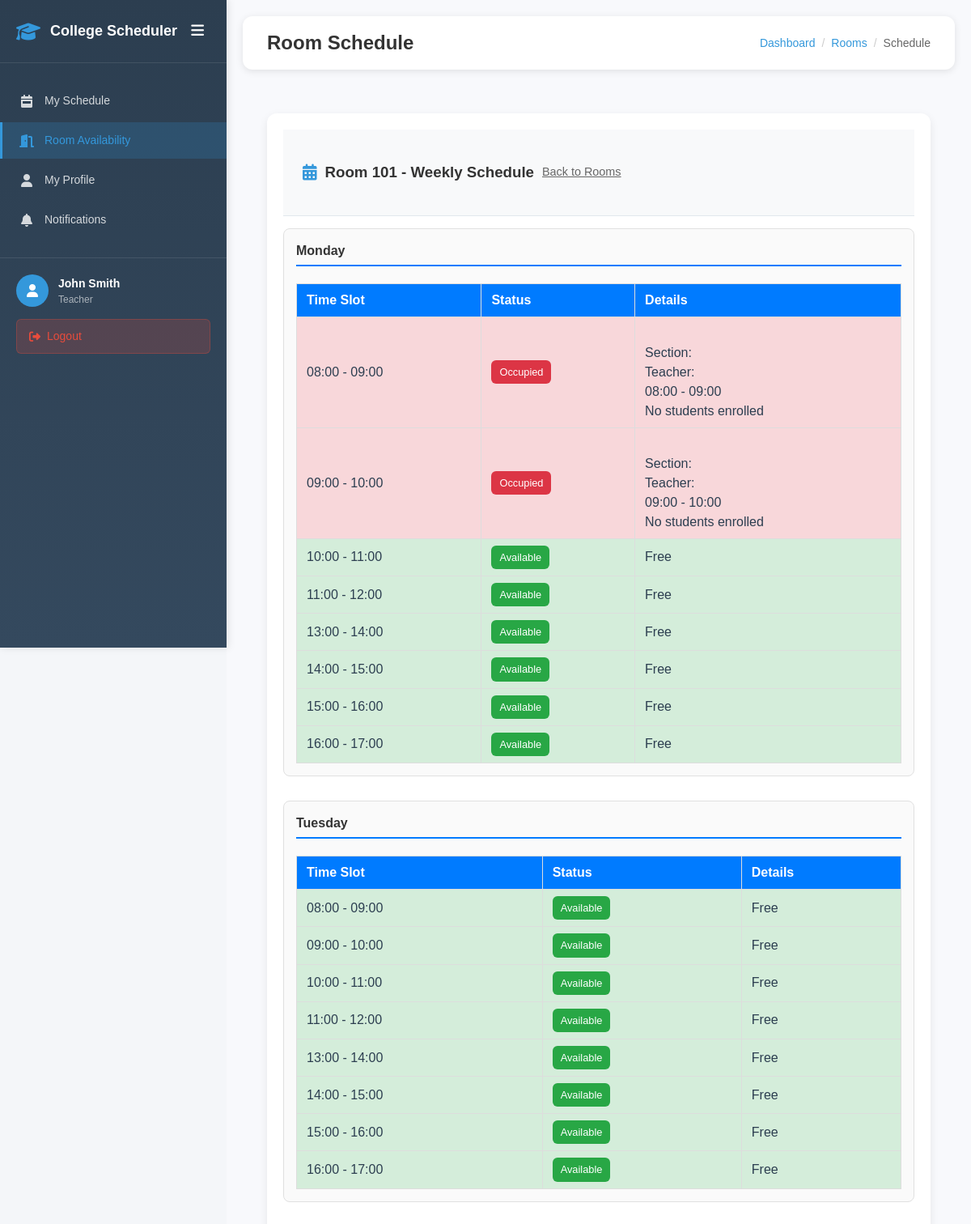
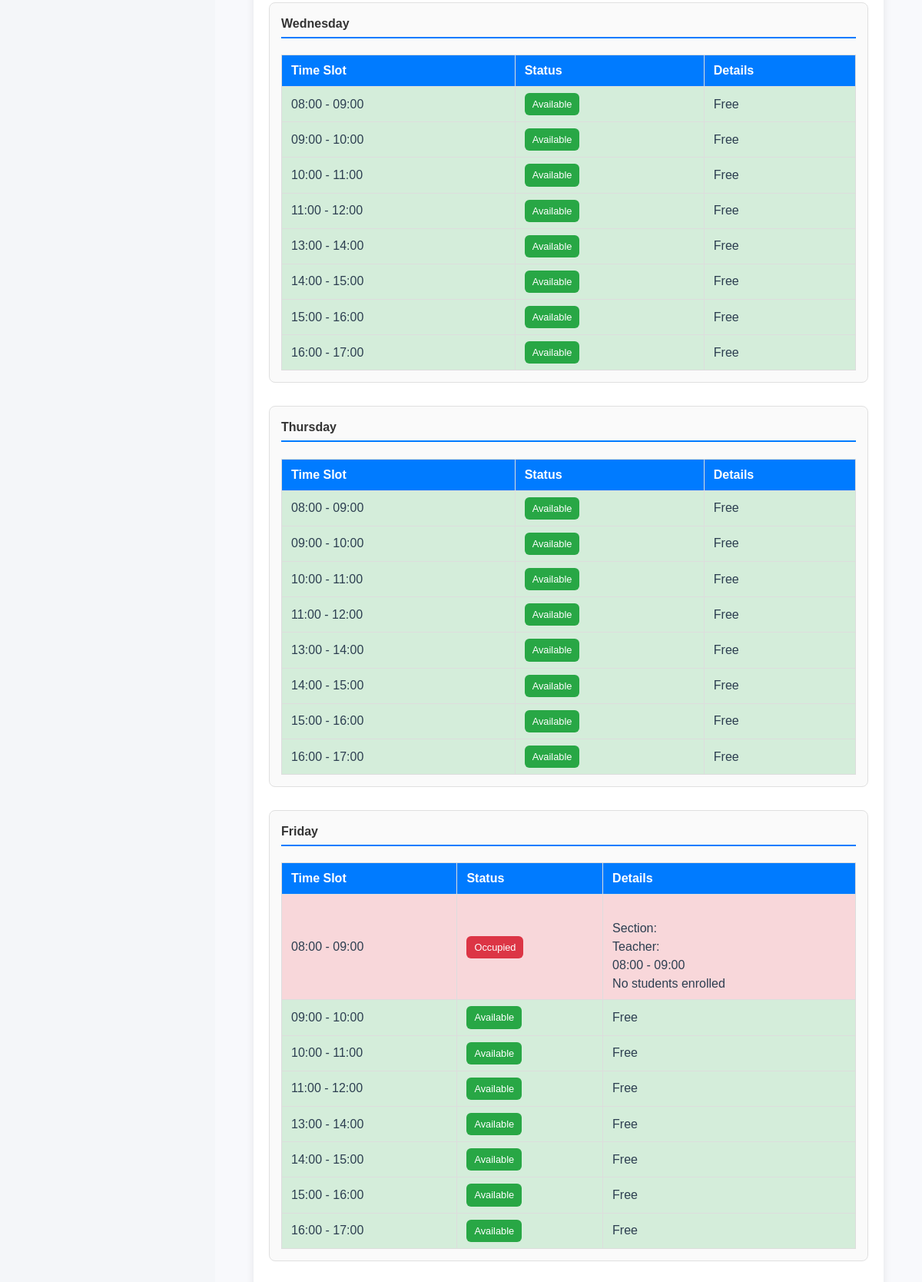
The page /teacher_room_schedule.php?room_id=1 (signed in) on the database its author committed (2 pictures, top to bottom).
### tables this page shows
CREATE TABLE IF NOT EXISTS teachers (
    id INT AUTO_INCREMENT PRIMARY KEY,
    username VARCHAR(50) UNIQUE NOT NULL,
    password VARCHAR(255) NOT NULL,
    first_name VARCHAR(50) NOT NULL,
    last_name VARCHAR(50) NOT NULL,
    email VARCHAR(100),
    department_id INT,
    employment_type ENUM('full_time', 'part_time') NOT NULL,
    monthly_hours INT DEFAULT 160,  
    daily_hours INT DEFAULT 8,      
    created_at TIMESTAMP DEFAULT CURRENT_TIMESTAMP,
    FOREIGN KEY (department_id) REFERENCES departments(id) ON DELETE SET NULL
);

CREATE TABLE IF NOT EXISTS rooms (
    id INT AUTO_INCREMENT PRIMARY KEY,
    name VARCHAR(50) UNIQUE NOT NULL,
    capacity INT DEFAULT 30,
    room_type ENUM('classroom', 'laboratory', 'lecture_hall', 'computer_lab') DEFAULT 'classroom',
    location VARCHAR(100),
    created_at TIMESTAMP DEFAULT CURRENT_TIMESTAMP
);

CREATE TABLE IF NOT EXISTS schedules (
    id INT AUTO_INCREMENT PRIMARY KEY,
    teacher_id INT,
    subject_id INT,
    section_id INT,
    room_id INT,
    day_of_week ENUM('Monday', 'Tuesday', 'Wednesday', 'Thursday', 'Friday', 'Saturday', 'Sunday') NOT NULL,
    start_time TIME NOT NULL,
    end_time TIME NOT NULL,
    semester VARCHAR(20) DEFAULT '1st Semester',
    academic_year VARCHAR(20) DEFAULT '2024-2025',
    created_at TIMESTAMP DEFAULT CURRENT_TIMESTAMP,
    FOREIGN KEY (teacher_id) REFERENCES teachers(id) ON DELETE CASCADE,
    FOREIGN KEY (subject_id) REFERENCES subjects(id) ON DELETE CASCADE,
    FOREIGN KEY (section_id) REFERENCES sections(id) ON DELETE CASCADE,
    FOREIGN KEY (room_id) REFERENCES rooms(id) ON DELETE CASCADE
);

### teacher_room_schedule.php (the view, shortened to what this page needs)
<?php
require 'config.php';
require_once 'includes/sidebar.php';
$room_id = $_GET['room_id'] ?? null;
$error = '';
$selectedRoom = null;
if ($room_id) {
    $selectedRoom = $mysqli->query("SELECT * FROM rooms WHERE id = $room_id")->fetch_assoc();
} else {
    $error = "No room selected.";
}
$studentsBySection = [];
$studentsResult = $mysqli->query("
    SELECT st.first_name, st.last_name, sec.id as section_id
    FROM students st
    LEFT JOIN sections sec ON st.section_id = sec.id
");
if ($studentsResult) {
    while ($student = $studentsResult->fetch_assoc()) {
        $studentsBySection[$student['section_id']][] = $student['first_name'] . ' ' . $student['last_name'];
    }
}
$days = ['Monday', 'Tuesday', 'Wednesday', 'Thursday', 'Friday'];
$timeSlots = [
    ['08:00:00', '09:00:00'],
    ['09:00:00', '10:00:00'],
    ['10:00:00', '11:00:00'],
    ['11:00:00', '12:00:00'],
    ['13:00:00', '14:00:00'],
    ['14:00:00', '15:00:00'],
    ['15:00:00', '16:00:00'],
    ['16:00:00', '17:00:00']
];
$roomSchedules = [];
if ($selectedRoom) {
    foreach ($days as $day) {
        $roomSchedules[$day] = [];
        $schedulesResult = $mysqli->query("
            SELECT s.start_time, s.end_time, sub.name as subject_name,
                   sec.name as section_name, sec.id as section_id, t.first_name, t.last_name
            FROM schedules s
            LEFT JOIN subjects sub ON s.subject_id = sub.id
            LEFT JOIN sections sec ON s.section_id = sec.id
            LEFT JOIN teachers t ON s.teacher_id = t.id
            WHERE s.room_id = $room_id
            AND s.day_of_week = '$day'
            ORDER BY s.start_time
        ");
        $schedules = [];
        if ($schedulesResult) {
            while ($schedule = $schedulesResult->fetch_assoc()) {
                $schedule['students'] = $studentsBySection[$schedule['section_id']] ?? [];
                $schedules[] = $schedule;
            }
        }
        $roomSchedules[$day]['slots'] = [];
        foreach ($timeSlots as $slot) {
            $slotStart = $slot[0];
            $slotEnd = $slot[1];
            $isAvailable = true;
            $occupying = null;
            foreach ($schedules as $schedule) {
                if (
                    ($schedule['start_time'] <= $slotStart && $schedule['end_time'] > $slotStart) ||
                    ($schedule['start_time'] < $slotEnd && $schedule['end_time'] >= $slotEnd) ||
                    ($schedule['start_time'] >= $slotStart && $schedule['end_time'] <= $slotEnd)
                ) {
                    $isAvailable = false;
                    $occupying = $schedule;
                    break;
                }
            }
            $roomSchedules[$day]['slots'][] = [
                'time' => substr($slotStart, 0, 5) . ' - ' . substr($slotEnd, 0, 5),
                'available' => $isAvailable,
                'occupying' => $occupying
            ];
        }
    }
}
?>
<!DOCTYPE html>
<html lang="en">
<head>
  <link rel="stylesheet" href="styles.css">
  <link rel="stylesheet" href="includes/sidebar.css">
  <link rel="stylesheet" href="assets/fontawesome/css/all.min.css">
</head>
<body>
  <?php renderSidebar('teacher', 'rooms'); ?>
  <div class="main-content">
    <div class="top-navbar">
      <div class="navbar-left">
        <h1 class="page-title">Room Schedule</h1>
      </div>
      <div class="navbar-right">
        <div class="breadcrumb">
          <a href="teacher_dashboard.php">Dashboard</a>
          <span class="breadcrumb-separator">/</span>
          <a href="teacher_rooms.php">Rooms</a>
          <span class="breadcrumb-separator">/</span>
          <span>Schedule</span>
        </div>
      </div>
    </div>
    <div class="content-area">
      <?php if ($error): ?>
        <div class="alert alert-error"><?php echo $error; ?></div>
        <a href="teacher_rooms.php" class="btn btn-primary">Back to Rooms</a>
      <?php elseif ($selectedRoom): ?>
        <div class="dashboard-card">
          <div class="card-header">
            <i class="fas fa-calendar-alt"></i>
            <h3><?php echo htmlspecialchars($selectedRoom['name']); ?> - Weekly Schedule</h3>
            <a href="teacher_rooms.php" style="color: #666; font-size: 0.9em;">Back to Rooms</a>
          </div>
          <div class="schedule-container">
            <?php foreach ($days as $day): ?>
              <div class="day-section">
                <h4><?php echo $day; ?></h4>
                <table class="schedule-table">
                  <thead>
                    <tr>
                      <th>Time Slot</th>
                      <th>Status</th>
                      <th>Details</th>
                    </tr>
                  </thead>
                  <tbody>
                    <?php
                      $slots = $roomSchedules[$day]['slots'] ?? [];
                      foreach ($slots as $slot):
                    ?>
                      <tr class="<?php echo $slot['available'] ? 'available' : 'occupied'; ?>">
                        <td><?php echo $slot['time']; ?></td>
                        <td>
                          <span class="badge badge-<?php echo $slot['available'] ? 'success' : 'danger'; ?>">
                            <?php echo $slot['available'] ? 'Available' : 'Occupied'; ?>
                          </span>
                        </td>
                        <td>
                          <?php if (!$slot['available'] && $slot['occupying']): ?>
                            <strong><?php echo htmlspecialchars($slot['occupying']['subject_name']); ?></strong><br>
                            Section: <?php echo htmlspecialchars($slot['occupying']['section_name']); ?><br>
                            Teacher: <?php echo htmlspecialchars($slot['occupying']['first_name'] . ' ' . $slot['occupying']['last_name']); ?><br>
                            <?php echo substr($slot['occupying']['start_time'], 0, 5) . ' - ' . substr($slot['occupying']['end_time'], 0, 5); ?><br>
                            <?php if (!empty($slot['occupying']['students'])): ?>
                              Students (<?php echo count($slot['occupying']['students']); ?>):
                              <?php echo implode(', ', array_slice(array_map('htmlspecialchars', $slot['occupying']['students']), 0, 5)); ?>
                              <?php if (count($slot['occupying']['students']) > 5): ?> ... and <?php echo count($slot['occupying']['students']) - 5; ?> more<?php endif; ?>
                            <?php else: ?>
                              No students enrolled
                            <?php endif; ?>
                          <?php else: ?>
                            Free
                          <?php endif; ?>
                        </td>
                      </tr>
                    <?php endforeach; ?>
                  </tbody>
                </table>
              </div>
            <?php endforeach; ?>
          </div>
        </div>
      <?php endif; ?>
    </div>
  </div>
</body>
</html>

### includes/sidebar.php (shortened to what this page needs)
<?php
function renderSidebar($userType, $activePage = '') {
    $menuItems = getMenuItems($userType);
    ?>
    <div class="sidebar" id="sidebar">
        <div class="sidebar-header">
            <div class="sidebar-logo">
                <i class="fas fa-graduation-cap"></i>
                <span class="logo-text">College Scheduler</span>
            </div>
            <button class="sidebar-toggle" id="sidebarToggle">
                <i class="fas fa-bars"></i>
            </button>
        </div>
        <nav class="sidebar-nav">
            <ul class="nav-list">
                <?php foreach ($menuItems as $item): ?>
                    <li class="nav-item <?php echo ($activePage === $item['page']) ? 'active' : ''; ?>">
                        <a href="<?php echo $item['url']; ?>" class="nav-link">
                            <i class="<?php echo $item['icon']; ?>"></i>
                            <span class="nav-text"><?php echo $item['text']; ?></span>
                        </a>
                    </li>
                <?php endforeach; ?>
            </ul>
        </nav>
        <div class="sidebar-footer">
            <div class="user-info">
                <div class="user-avatar">
                    <i class="fas fa-user"></i>
                </div>
                <div class="user-details">
                    <span class="user-name"><?php echo getUserName($userType); ?></span>
                    <span class="user-role"><?php echo ucfirst($userType); ?></span>
                </div>
            </div>
            <a href="log_out.php" class="logout-btn">
                <i class="fas fa-sign-out-alt"></i>
                <span>Logout</span>
            </a>
        </div>
    </div>
    <?php
}
function getMenuItems($userType) {
    switch ($userType) {
        case 'teacher':
            return [
                ['page' => 'schedule', 'text' => 'My Schedule', 'icon' => 'fas fa-calendar-week', 'url' => 'teacher_dashboard.php'],
                ['page' => 'rooms', 'text' => 'Room Availability', 'icon' => 'fas fa-door-open', 'url' => 'teacher_rooms.php'],
                ['page' => 'profile', 'text' => 'My Profile', 'icon' => 'fas fa-user', 'url' => 'teacher_profile.php'],
                ['page' => 'notifications', 'text' => 'Notifications', 'icon' => 'fas fa-bell', 'url' => 'teacher_notifications.php']
            ];
    }
}
function getUserName($userType) {
    switch ($userType) {
        case 'teacher':
            if (isset($_SESSION['teacher_id'])) {
                global $mysqli;
                $stmt = $mysqli->prepare("SELECT first_name, last_name FROM teachers WHERE id = ?");
                $stmt->bind_param("i", $_SESSION['teacher_id']);
                $stmt->execute();
                $stmt->bind_result($first_name, $last_name);
                if ($stmt->fetch()) {
                    return $first_name . ' ' . $last_name;
                }
            }
            return 'Teacher';
    }
}
?>

### styles.css (style rules this page uses)
:root { --primary-color: #3498db; --success-color: #27ae60; --danger-color: #e74c3c; --warning-color: #f39c12; --info-color: #3498db; --secondary-color: #95a5a6; --background-color: #f8f9fa; --text-color: #2c3e50; --muted-text: #7f8c8d; --white: #ffffff; --shadow: 0 2px 10px rgba(0,0,0,0.08); --border-color: #e1e8ed; --hover-shadow: 0 4px 20px rgba(0,0,0,0.12); --transition: all 0.2s cubic-bezier(0.4, 0, 0.2, 1); --body-bg: #f8f9fc; --border-radius: 12px; --font-size-base: 14px; --hover-lift: translateY(-2px); }
* { box-sizing: border-box; }
body { font-family: 'Segoe UI', Tahoma, Geneva, Verdana, sans-serif; background-color: var(--body-bg); color: var(--text-color); margin: 0; padding: 0; display: flex; min-height: 100vh; line-height: 1.5; }
.main-content { flex-grow: 1; padding: 20px; overflow-y: auto; background-color: var(--body-bg); margin-left: 280px; min-height: 100vh; transition: margin-left 0.3s ease; }
.top-navbar { display: flex; justify-content: space-between; align-items: center; background: var(--white); padding: 16px 24px; box-shadow: var(--shadow); margin-bottom: 24px; border-radius: var(--border-radius); }
.navbar-left { display: flex; align-items: center; gap: 16px; }
.page-title { margin: 0; font-size: 1.75rem; font-weight: 600; color: var(--text-color); }
.navbar-right { display: flex; align-items: center; }
.breadcrumb { display: flex; align-items: center; font-size: var(--font-size-base); color: var(--muted-text); gap: 8px; }
.breadcrumb a { color: var(--primary-color); text-decoration: none; transition: var(--transition); }
.breadcrumb-separator { color: var(--border-color); }
.content-area { max-width: 1200px; margin: 0 auto; }
.dashboard-card { background: var(--white); border-radius: var(--border-radius); box-shadow: var(--shadow); overflow: hidden; transition: var(--transition); }
.card-header { display: flex; align-items: center; gap: 12px; padding: 20px 24px; background: var(--background-color); border-bottom: 1px solid var(--border-color); }
.card-header i { color: var(--primary-color); font-size: 20px; flex-shrink: 0; }
.badge { display: inline-flex; align-items: center; padding: 6px 12px; border-radius: 20px; font-size: 12px; font-weight: 500; }

### teacher_room_schedule.php (style rules this page uses)
body { font-family: Arial, sans-serif; background: #f4f6f9; margin: 0; }
.dashboard-card { background: #fff; border-radius: 12px; padding: 20px; margin-bottom: 20px; box-shadow: 0 4px 12px rgba(0,0,0,0.08); }
.card-header { display: flex; align-items: center; gap: 10px; margin-bottom: 15px; color: #333; }
.schedule-container { overflow-x: auto; }
.day-section { margin-bottom: 30px; border: 1px solid #e0e0e0; border-radius: 8px; padding: 15px; background: #fafafa; }
.day-section h4 { margin-top: 0; color: #333; border-bottom: 2px solid #007bff; padding-bottom: 5px; }
.schedule-table { width: 100%; border-collapse: collapse; margin-top: 10px; }
.schedule-table th, .schedule-table td { padding: 8px 12px; border: 1px solid #ddd; text-align: left; }
.schedule-table th { background: #007bff; color: white; }
.schedule-table tr.available { background: #d4edda; }
.schedule-table tr.occupied { background: #f8d7da; }
.badge { padding: 5px 10px; border-radius: 6px; font-size: 0.8rem; color: #fff; }
.badge-success { background: #28a745; }
.badge-danger { background: #dc3545; }

### rows shown on the page
teachers: getUserName($userType) "John Smith"
rooms: name "Room 101"
schedules: start_time "08:00", end_time "09:00"
schedules: time "09:00 - 10:00", shows "Occupied", start_time "09:00", end_time "10:00", shows "No students enrolled"

### other values the page prints
$item['text'] "My Schedule"
$item['text'] "Room Availability"
$item['text'] "My Profile"
$item['text'] "Notifications"
$userType "Teacher"
$day "Monday"
$slot['time'] "08:00 - 09:00"
$slot['time'] "10:00 - 11:00"
$slot['time'] "11:00 - 12:00"
$slot['time'] "13:00 - 14:00"
$slot['time'] "14:00 - 15:00"
$slot['time'] "15:00 - 16:00"
$slot['time'] "16:00 - 17:00"
$day "Tuesday"
$slot['time'] "09:00 - 10:00"
